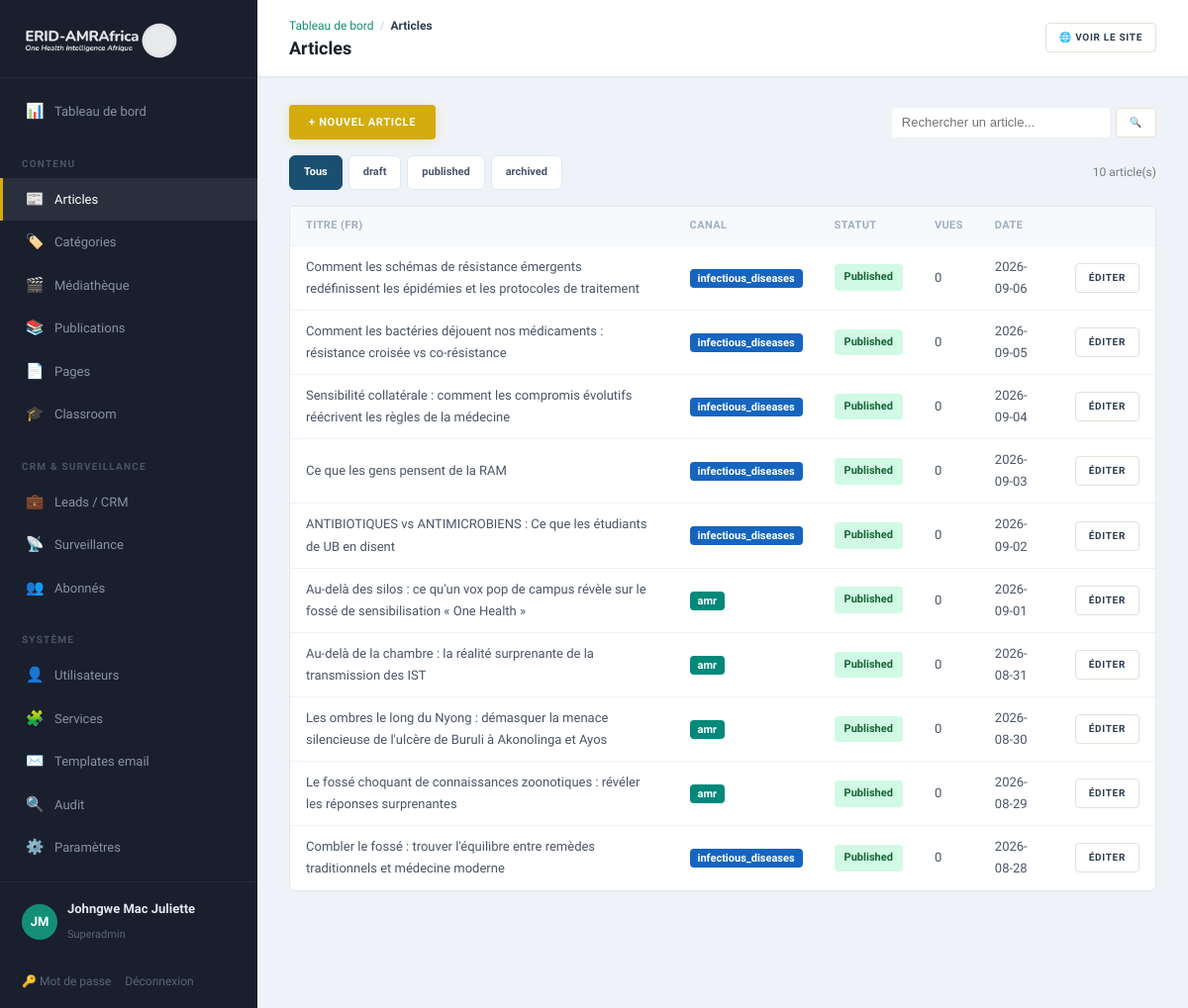
Screenshot of /admin/articles (signed in) with the database file from the repository.
### tables this page shows
CREATE TABLE articles (
    id              INT UNSIGNED AUTO_INCREMENT PRIMARY KEY,
    category_id     INT UNSIGNED    NOT NULL,
    author_id       INT UNSIGNED    NULL,
    slug            VARCHAR(200)    NOT NULL UNIQUE,
    title_fr        VARCHAR(255)    NOT NULL,
    title_en        VARCHAR(255)    NOT NULL,
    excerpt_fr      TEXT            NULL,
    excerpt_en      TEXT            NULL,
    body_fr         MEDIUMTEXT      NULL,
    body_en         MEDIUMTEXT      NULL,
    cover_image     VARCHAR(255)    NULL,
    seo_keywords    VARCHAR(500)    NULL,
    status          ENUM('draft','published','archived') NOT NULL DEFAULT 'draft',
    is_featured     TINYINT(1)      NOT NULL DEFAULT 0,
    published_at    DATETIME        NULL,
    views           INT UNSIGNED    NOT NULL DEFAULT 0,
    created_at      DATETIME        NOT NULL DEFAULT CURRENT_TIMESTAMP,
    updated_at      DATETIME        NOT NULL DEFAULT CURRENT_TIMESTAMP ON UPDATE CURRENT_TIMESTAMP,
    CONSTRAINT fk_articles_cat    FOREIGN KEY (category_id) REFERENCES categories(id),
    CONSTRAINT fk_articles_author FOREIGN KEY (author_id)   REFERENCES users(id) ON DELETE SET NULL,
    INDEX idx_articles_status (status, published_at)
);

CREATE TABLE categories (
    id              INT UNSIGNED AUTO_INCREMENT PRIMARY KEY,
    slug            VARCHAR(80)     NOT NULL UNIQUE,
    name_fr         VARCHAR(120)    NOT NULL,
    name_en         VARCHAR(120)    NOT NULL,
    accent_color    VARCHAR(9)      NOT NULL DEFAULT '#0E7C7B',
    sort_order      SMALLINT        NOT NULL DEFAULT 0
);

### app/Core/View.php (called while the page is built, shortened)
<?php
final class View
{
    public static function render(string $template, array $data = [], string $layout = 'public'): void
    {
        $root = Config::get('root');
        extract($data, EXTR_SKIP);
        require $root . '/app/Views/' . $template . '.php';
        $content = ob_get_clean();
        require $root . '/app/Views/layouts/' . $layout . '.php';
    }
    public static function e(?string $s): string
    {
        return htmlspecialchars((string) $s, ENT_QUOTES, 'UTF-8');
    }
}

### app/Core/Controller.php (called while the page is built, shortened)
<?php
abstract class Controller
{
    protected function view(string $template, array $data = [], string $layout = 'public'): void
    {
        View::render($template, $data, $layout);
    }
    protected function input(string $key, ?string $default = null): ?string
    {
        $v = $_POST[$key] ?? $_GET[$key] ?? $default;
        return is_string($v) ? trim($v) : $default;
    }
}

### app/Controllers/Admin/ContentController.php (called while the page is built, shortened)
<?php
final class ContentController extends Controller
{
    public function articles(): void
    {
        $filter = $this->input('status');
        $search = $this->input('q');
        $page   = max(1, (int) ($this->input('page') ?: 1));
        $where  = '1=1';
        $params = [];
        $total = (int) Database::one("SELECT COUNT(*) AS c FROM articles a WHERE {$where}", $params)['c'];
        $totalPages = max(1, (int) ceil($total / self::PER_PAGE));
        $offset = ($page - 1) * self::PER_PAGE;
        $articles = Database::all(
            "SELECT a.*, c.slug cat_slug, c.accent_color FROM articles a
               JOIN categories c ON c.id = a.category_id
              WHERE {$where}
              ORDER BY a.created_at DESC
              LIMIT " . self::PER_PAGE . " OFFSET {$offset}",
            $params
        );
        $this->view('admin/articles', [
            'title' => 'Articles', 'articles' => $articles,
            'filter' => $filter, 'search' => $search, 'page' => $page, 'totalPages' => $totalPages, 'total' => $total,
        ], 'admin');
    }
}

### public/index.php (called while the page is built, shortened)
<?php
$router = new Router();
$router->dispatch($_SERVER['REQUEST_METHOD'], $_SERVER['REQUEST_URI']);

### app/Core/Database.php (called while the page is built, shortened)
<?php
final class Database
{
    private static ?PDO $pdo = null;
    public static function pdo(): PDO
    {
        if (self::$pdo === null) {
            $cfg = Config::get('db');
            $dsn = sprintf(
                'mysql:host=%s;port=%s;dbname=%s;charset=utf8mb4',
                $cfg['host'], $cfg['port'], $cfg['name']
            );
            try {
                self::$pdo = new PDO($dsn, $cfg['user'], $cfg['pass'], [
                    PDO::ATTR_ERRMODE            => PDO::ERRMODE_EXCEPTION,
                    PDO::ATTR_DEFAULT_FETCH_MODE => PDO::FETCH_ASSOC,
                    PDO::ATTR_EMULATE_PREPARES   => false,
                    PDO::MYSQL_ATTR_INIT_COMMAND => "SET NAMES utf8mb4 COLLATE utf8mb4_unicode_ci",
                ]);
            } catch (PDOException $e) {
                http_response_code(500);
                exit('Database connection failed.');
            }
        }
        return self::$pdo;
    }
    public static function all(string $sql, array $params = []): array
    {
        $stmt = self::pdo()->prepare($sql);
        $stmt->execute($params);
        return $stmt->fetchAll();
    }
}

### app/Core/Auth.php (called while the page is built, shortened)
<?php
final class Auth
{
    public static function check(): bool
    {
        return true;
    }
    public static function user(): ?array
    {
        return [
            'id'   => $_SESSION['uid'],
            'name' => $_SESSION['uname'],
            'role' => $_SESSION['urole'],
        ];
    }
}

### app/Views/admin/articles.php (the view, shortened to what this page needs)
<?php
use App\Core\View; $e = fn($s) => View::e($s);
?>
<div class="toolbar" style="display:flex;justify-content:space-between;align-items:center;flex-wrap:wrap;gap:8px">
  <a class="btn btn-gold" href="/admin/articles/new">+ Nouvel article</a>
  <form method="get" action="/admin/articles" style="display:flex;gap:6px">
    <input type="text" name="q" value="<?= $e($search ?? '') ?>" placeholder="Rechercher un article..." style="width:220px;padding:6px 10px;border:1px solid var(--border);border-radius:4px;font-size:13px">
    <button class="btn btn-ghost sm" type="submit">🔍</button>
  </form>
</div>
<div class="filters">
  <?php foreach (['', 'draft','published','archived'] as $st): ?>
    <a class="chip <?= ($filter ?? null) === ($st ?: null) ? 'on' : '' ?>" href="/admin/articles<?= $st ? '?status='.$st : '' ?><?= $search ? '&q='.$e($search) : '' ?>"><?= $e($st ?: 'Tous') ?></a>
  <?php endforeach; ?>
  <span class="muted" style="margin-left:auto;font-size:12px"><?= $total ?> article(s)</span>
</div>
<div class="panel">
  <table class="data-table">
    <thead><tr><th>Titre (FR)</th><th>Canal</th><th>Statut</th><th>Vues</th><th>Date</th><th></th></tr></thead>
    <tbody>
    <?php foreach ($articles as $a): ?>
      <tr>
        <td><?= $e($a['title_fr']) ?></td>
        <td><span class="badge" style="background:<?= $e($a['accent_color'] ?? '') ?>;color:#fff"><?= $e($a['cat_slug']) ?></span></td>
        <td><span class="status status-<?= $e($a['status']) ?>"><?= $e($a['status']) ?></span></td>
        <td><?= (int)$a['views'] ?></td>
        <td><?= $e(substr((string)($a['published_at'] ?? $a['created_at']), 0, 10)) ?></td>
        <td><a href="/admin/articles/<?= (int)$a['id'] ?>/edit" class="btn btn-ghost sm">Éditer</a></td>
      </tr>
    <?php endforeach; ?>
    </tbody>
  </table>
</div>

### app/Core/Router.php (shortened to what this page needs)
<?php
final class Router
{
    private array $routes = ['GET' => [], 'POST' => []];
    public function get(string $path, callable|array $handler): void
    {
        $this->routes['GET'][$this->normalize($path)] = $handler;
    }
    public function post(string $path, callable|array $handler): void
    {
        $this->routes['POST'][$this->normalize($path)] = $handler;
    }
    private function normalize(string $path): string
    {
        return '/' . trim($path, '/');
    }
    public function dispatch(string $method, string $uri): void
    {
        $path = $this->normalize(parse_url($uri, PHP_URL_PATH) ?: '/');
        foreach ($this->routes[$method] ?? [] as $route => $handler) {
            $pattern = '#^' . preg_replace('#\{[a-zA-Z_]+\}#', '([^/]+)', $route) . '$#';
            if (preg_match($pattern, $path, $m)) {
                array_shift($m);
                $this->invoke($handler, $m);
                return;
            }
        }
    }
    private function invoke(callable|array $handler, array $args): void
    {
        if (is_array($handler)) {
            [$class, $method] = $handler;
            (new $class())->{$method}(...$args);
            return;
        }
    }
}

### app/Views/layouts/admin.php (shortened to what this page needs)
<?php
$e = fn($s) => View::e($s);
$u = Auth::user();
$uri = strtok($_SERVER['REQUEST_URI'] ?? '', '?');
$isActive = fn($path) => $uri === $path ? 'active' : '';
$initials = implode('', array_map(fn($w) => mb_strtoupper(mb_substr($w, 0, 1)), explode(' ', $u['name'] ?? 'A')));
$crumbs = [['Tableau de bord', '/admin']];
$segments = array_filter(explode('/', trim($uri, '/')));
array_shift($segments);
$breadcrumbLabels = [
    'articles' => 'Articles', 'categories' => 'Catégories', 'media' => 'Médiathèque', 'publications' => 'Publications',
    'pages' => 'Pages', 'courses' => 'Classroom', 'leads' => 'Leads / CRM',
    'rumours' => 'Surveillance', 'subscribers' => 'Abonnés', 'users' => 'Utilisateurs',
    'services' => 'Services', 'email-templates' => 'Templates email', 'audit' => 'Audit',
    'settings' => 'Paramètres', 'new' => 'Nouveau', 'edit' => 'Éditer', 'export' => 'Export',
    'password' => 'Mot de passe',
];
$path = '/admin';
foreach ($segments as $seg) {
    $path .= '/' . $seg;
    $crumbs[] = [$breadcrumbLabels[$seg] ?? (is_numeric($seg) ? '#' . $seg : ucfirst($seg)), $path];
}
?>
<!DOCTYPE html>
<html lang="fr">
<head>
    <link rel="stylesheet" href="/assets/css/app.css">
</head>
<body class="admin">
<aside class="sidebar" id="adminSidebar">
    <div class="sidebar__logo">
        <a href="/admin"><img src="/assets/logo.png" alt="ERID-AMRAfrica" class="sidebar__logo-img"></a>
    </div>
    <nav class="sidebar__nav">
        <a href="/admin" class="sidebar__link <?= $isActive('/admin') ?>">
            <span class="sidebar__icon">📊</span> Tableau de bord
        </a>
        <div class="sidebar__section">Contenu</div>
        <a href="/admin/articles" class="sidebar__link <?= str_starts_with($uri, '/admin/articles') ? 'active' : '' ?>">
            <span class="sidebar__icon">📰</span> Articles
        </a>
        <a href="/admin/categories" class="sidebar__link <?= str_starts_with($uri, '/admin/categories') ? 'active' : '' ?>">
            <span class="sidebar__icon">🏷️</span> Catégories
        </a>
        <a href="/admin/media" class="sidebar__link <?= str_starts_with($uri, '/admin/media') ? 'active' : '' ?>">
            <span class="sidebar__icon">🎬</span> Médiathèque
        </a>
        <a href="/admin/publications" class="sidebar__link <?= str_starts_with($uri, '/admin/publications') ? 'active' : '' ?>">
            <span class="sidebar__icon">📚</span> Publications
        </a>
        <a href="/admin/pages" class="sidebar__link <?= str_starts_with($uri, '/admin/pages') ? 'active' : '' ?>">
            <span class="sidebar__icon">📄</span> Pages
        </a>
        <a href="/admin/courses" class="sidebar__link <?= str_starts_with($uri, '/admin/courses') ? 'active' : '' ?>">
            <span class="sidebar__icon">🎓</span> Classroom
        </a>
        <div class="sidebar__section">CRM & Surveillance</div>
        <a href="/admin/leads" class="sidebar__link <?= str_starts_with($uri, '/admin/leads') ? 'active' : '' ?>">
            <span class="sidebar__icon">💼</span> Leads / CRM
        </a>
        <a href="/admin/rumours" class="sidebar__link <?= str_starts_with($uri, '/admin/rumours') ? 'active' : '' ?>">
            <span class="sidebar__icon">📡</span> Surveillance
        </a>
        <a href="/admin/subscribers" class="sidebar__link <?= str_starts_with($uri, '/admin/subscribers') ? 'active' : '' ?>">
            <span class="sidebar__icon">👥</span> Abonnés
        </a>
        <?php if (in_array($_SESSION['urole'] ?? '', ['superadmin', 'editor'])): ?>
        <div class="sidebar__section">Système</div>
        <?php if (($_SESSION['urole'] ?? '') === 'superadmin'): ?>
        <a href="/admin/users" class="sidebar__link <?= str_starts_with($uri, '/admin/users') ? 'active' : '' ?>">
            <span class="sidebar__icon">👤</span> Utilisateurs
        </a>
        <?php endif; ?>
        <a href="/admin/services" class="sidebar__link <?= str_starts_with($uri, '/admin/services') ? 'active' : '' ?>">
            <span class="sidebar__icon">🧩</span> Services
        </a>
        <a href="/admin/email-templates" class="sidebar__link <?= str_starts_with($uri, '/admin/email-templates') ? 'active' : '' ?>">
            <span class="sidebar__icon">✉️</span> Templates email
        </a>
        <a href="/admin/audit" class="sidebar__link <?= str_starts_with($uri, '/admin/audit') ? 'active' : '' ?>">
            <span class="sidebar__icon">🔍</span> Audit
        </a>
        <a href="/admin/settings" class="sidebar__link <?= str_starts_with($uri, '/admin/settings') ? 'active' : '' ?>">
            <span class="sidebar__icon">⚙️</span> Paramètres
        </a>
        <?php endif; ?>
    </nav>
    <div class="sidebar__user">
        <div class="sidebar__avatar"><?= $e(mb_substr($initials, 0, 2)) ?></div>
        <div class="sidebar__user-info">
            <strong><?= $e($u['name'] ?? '') ?></strong>
            <small><?= $e(ucfirst($u['role'] ?? '')) ?></small>
        </div>
    </div>
    <div class="sidebar__foot">
        <a href="/admin/password">🔑 Mot de passe</a>
        <a href="/admin/logout">Déconnexion</a>
    </div>
</aside>
<div class="admin-main">
    <header class="admin-top">
        <div class="admin-top__left">
            <nav class="breadcrumbs" aria-label="Fil d'Ariane">
                <?php foreach ($crumbs as $i => $c): ?>
                    <?php if ($i > 0): ?><span class="breadcrumbs__sep">/</span><?php endif; ?>
                    <?php if ($i === count($crumbs) - 1): ?>
                        <span class="breadcrumbs__current"><?= $e($c[0]) ?></span>
                    <?php else: ?>
                        <a href="<?= $e($c[1]) ?>" class="breadcrumbs__link"><?= $e($c[0]) ?></a>
                    <?php endif; ?>
                <?php endforeach; ?>
            </nav>
            <h1><?= $e($title ?? '') ?></h1>
        </div>
        <div class="admin-top__right">
            <a class="btn btn-ghost sm" href="/" target="_blank">🌐 Voir le site</a>
        </div>
    </header>
    <div class="admin-content"><?= $content ?></div>
</div>
</body>
</html>

### rows the page displays
articles: id "10", title_fr "Combler le fossé : trouver l'équilibre entre remèdes traditionnels et médecine moderne", category.slug "infectious_diseases", status "Published", views "0", published_at "2026-08-28"
articles: title_fr "Comment les schémas de résistance émergents redéfinissent les épidémies et les protocoles de traitement", category.slug "infectious_diseases", status "Published", views "0", published_at "2026-09-06"
articles: title_fr "Comment les bactéries déjouent nos médicaments : résistance croisée vs co-résistance", category.slug "infectious_diseases", status "Published", views "0", published_at "2026-09-05"
articles: title_fr "Sensibilité collatérale : comment les compromis évolutifs réécrivent les règles de la médecine", category.slug "infectious_diseases", status "Published", views "0", published_at "2026-09-04"
articles: title_fr "Ce que les gens pensent de la RAM", category.slug "infectious_diseases", status "Published", views "0", published_at "2026-09-03"
articles: title_fr "ANTIBIOTIQUES vs ANTIMICROBIENS : Ce que les étudiants de UB en disent", category.slug "infectious_diseases", status "Published", views "0", published_at "2026-09-02"
articles: title_fr "Au-delà des silos : ce qu'un vox pop de campus révèle sur le fossé de sensibilisation « One Health »", category.slug "amr", status "Published", views "0", published_at "2026-09-01"
articles: title_fr "Au-delà de la chambre : la réalité surprenante de la transmission des IST", category.slug "amr", status "Published", views "0", published_at "2026-08-31"
articles: title_fr "Les ombres le long du Nyong : démasquer la menace silencieuse de l'ulcère de Buruli à Akonolinga et Ayos", category.slug "amr", status "Published", views "0", published_at "2026-08-30"
articles: title_fr "Le fossé choquant de connaissances zoonotiques : révéler les réponses surprenantes", category.slug "amr", status "Published", views "0", published_at "2026-08-29"

### other values shown
$e($c[0]) "Tableau de bord"
$e($c[0]) "Articles"
$e($title ?? '') "Articles"
$e($st ?: 'Tous') "Tous"
$e($st ?: 'Tous') "draft"
$e($st ?: 'Tous') "published"
$e($st ?: 'Tous') "archived"
